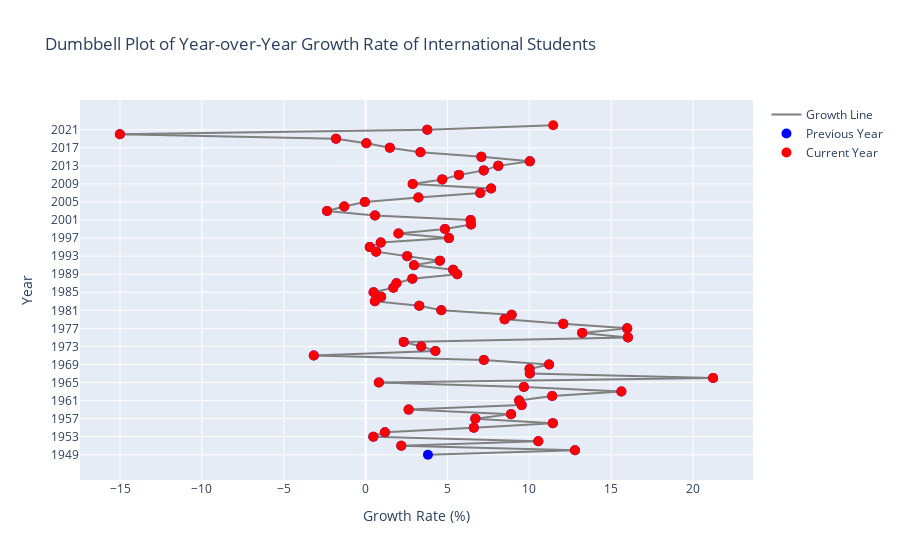

Notebook source saved alongside this figure:
### Code cell
import plotly.graph_objects as go

# Preparing the data for the dumbbell plot
previous_year = academic_df_growth['start_year'][:-1].reset_index(drop=True)
current_year = academic_df_growth['start_year'][1:].reset_index(drop=True)
previous_year_growth = academic_df_growth['students_growth'][:-1].reset_index(drop=True)
current_year_growth = academic_df_growth['students_growth'][1:].reset_index(drop=True)

# Creating the dumbbell plot
fig = go.Figure()

# Lines for each pair of years
for i in range(len(previous_year)):
    fig.add_trace(go.Scatter(x=[previous_year_growth[i], current_year_growth[i]],
                             y=[previous_year[i], current_year[i]],
                             mode='lines',
                             line_color='grey',
                             name='Growth Line',  # Custom name for the line
                             showlegend=(i == 0)))  # Show legend only for the first line

# Points for each year
fig.add_trace(go.Scatter(x=previous_year_growth, y=previous_year, mode='markers', name='Previous Year', marker=dict(color='blue', size=10)))
fig.add_trace(go.Scatter(x=current_year_growth, y=current_year, mode='markers', name='Current Year', marker=dict(color='red', size=10)))

fig.update_layout(title='Dumbbell Plot of Year-over-Year Growth Rate of International Students', xaxis_title='Growth Rate (%)', yaxis_title='Year', yaxis=dict(type='category'))
fig.show()

### Figure 1 — Plotly figure (JSON) as saved in the notebook; plotly's stock layout.template omitted (floating-point values rounded to 4 significant figures)
{"data": [{"line": {"color": "grey"}, "mode": "lines", "name": "Growth Line", "showlegend": true, "type": "scatter", "x": [3.805, 12.79], "y": [1949, 1950]}, {"line": {"color": "grey"}, "mode": "lines", "name": "Growth Line", "showlegend": false, "type": "scatter", "x": [12.79, 2.177], "y": [1950, 1951]}, {"line": {"color": "grey"}, "mode": "lines", "name": "Growth Line", "showlegend": false, "type": "scatter", "x": [2.177, 10.55], "y": [1951, 1952]}, {"line": {"color": "grey"}, "mode": "lines", "name": "Growth Line", "showlegend": false, "type": "scatter", "x": [10.55, 0.4692], "y": [1952, 1953]}, {"line": {"color": "grey"}, "mode": "lines", "name": "Growth Line", "showlegend": false, "type": "scatter", "x": [0.4692, 1.179], "y": [1953, 1954]}, {"line": {"color": "grey"}, "mode": "lines", "name": "Growth Line", "showlegend": false, "type": "scatter", "x": [1.179, 6.608], "y": [1954, 1955]}, {"line": {"color": "grey"}, "mode": "lines", "name": "Growth Line", "showlegend": false, "type": "scatter", "x": [6.608, 11.43], "y": [1955, 1956]}, {"line": {"color": "grey"}, "mode": "lines", "name": "Growth Line", "showlegend": false, "type": "scatter", "x": [11.43, 6.701], "y": [1956, 1957]}, {"line": {"color": "grey"}, "mode": "lines", "name": "Growth Line", "showlegend": false, "type": "scatter", "x": [6.701, 8.882], "y": [1957, 1958]}, {"line": {"color": "grey"}, "mode": "lines", "name": "Growth Line", "showlegend": false, "type": "scatter", "x": [8.882, 2.627], "y": [1958, 1959]}, {"line": {"color": "grey"}, "mode": "lines", "name": "Growth Line", "showlegend": false, "type": "scatter", "x": [2.627, 9.531], "y": [1959, 1960]}, {"line": {"color": "grey"}, "mode": "lines", "name": "Growth Line", "showlegend": false, "type": "scatter", "x": [9.531, 9.375], "y": [1960, 1961]}, {"line": {"color": "grey"}, "mode": "lines", "name": "Growth Line", "showlegend": false, "type": "scatter", "x": [9.375, 11.4], "y": [1961, 1962]}, {"line": {"color": "grey"}, "mode": "lines", "name": "Growth Line", "showlegend": false, "type": "scatter", "x": [11.4, 15.62], "y": [1962, 1963]}, {"line": {"color": "grey"}, "mode": "lines", "name": "Growth Line", "showlegend": false, "type": "scatter", "x": [15.62, 9.665], "y": [1963, 1964]}, {"line": {"color": "grey"}, "mode": "lines", "name": "Growth Line", "showlegend": false, "type": "scatter", "x": [9.665, 0.8093], "y": [1964, 1965]}, {"line": {"color": "grey"}, "mode": "lines", "name": "Growth Line", "showlegend": false, "type": "scatter", "x": [0.8093, 21.22], "y": [1965, 1966]}, {"line": {"color": "grey"}, "mode": "lines", "name": "Growth Line", "showlegend": false, "type": "scatter", "x": [21.22, 10.03], "y": [1966, 1967]}, {"line": {"color": "grey"}, "mode": "lines", "name": "Growth Line", "showlegend": false, "type": "scatter", "x": [10.03, 10.01], "y": [1967, 1968]}, {"line": {"color": "grey"}, "mode": "lines", "name": "Growth Line", "showlegend": false, "type": "scatter", "x": [10.01, 11.2], "y": [1968, 1969]}, {"line": {"color": "grey"}, "mode": "lines", "name": "Growth Line", "showlegend": false, "type": "scatter", "x": [11.2, 7.224], "y": [1969, 1970]}, {"line": {"color": "grey"}, "mode": "lines", "name": "Growth Line", "showlegend": false, "type": "scatter", "x": [7.224, -3.166], "y": [1970, 1971]}, {"line": {"color": "grey"}, "mode": "lines", "name": "Growth Line", "showlegend": false, "type": "scatter", "x": [-3.166, 4.261], "y": [1971, 1972]}, {"line": {"color": "grey"}, "mode": "lines", "name": "Growth Line", "showlegend": false, "type": "scatter", "x": [4.261, 3.401], "y": [1972, 1973]}, {"line": {"color": "grey"}, "mode": "lines", "name": "Growth Line", "showlegend": false, "type": "scatter", "x": [3.401, 2.326], "y": [1973, 1974]}, {"line": {"color": "grey"}, "mode": "lines", "name": "Growth Line", "showlegend": false, "type": "scatter", "x": [2.326, 16.02], "y": [1974, 1975]}, {"line": {"color": "grey"}, "mode": "lines", "name": "Growth Line", "showlegend": false, "type": "scatter", "x": [16.02, 13.23], "y": [1975, 1976]}, {"line": {"color": "grey"}, "mode": "lines", "name": "Growth Line", "showlegend": false, "type": "scatter", "x": [13.23, 15.98], "y": [1976, 1977]}, {"line": {"color": "grey"}, "mode": "lines", "name": "Growth Line", "showlegend": false, "type": "scatter", "x": [15.98, 12.07], "y": [1977, 1978]}, {"line": {"color": "grey"}, "mode": "lines", "name": "Growth Line", "showlegend": false, "type": "scatter", "x": [12.07, 8.489], "y": [1978, 1979]}, {"line": {"color": "grey"}, "mode": "lines", "name": "Growth Line", "showlegend": false, "type": "scatter", "x": [8.489, 8.919], "y": [1979, 1980]}, {"line": {"color": "grey"}, "mode": "lines", "name": "Growth Line", "showlegend": false, "type": "scatter", "x": [8.919, 4.623], "y": [1980, 1981]}, {"line": {"color": "grey"}, "mode": "lines", "name": "Growth Line", "showlegend": false, "type": "scatter", "x": [4.623, 3.275], "y": [1981, 1982]}, {"line": {"color": "grey"}, "mode": "lines", "name": "Growth Line", "showlegend": false, "type": "scatter", "x": [3.275, 0.5665], "y": [1982, 1983]}, {"line": {"color": "grey"}, "mode": "lines", "name": "Growth Line", "showlegend": false, "type": "scatter", "x": [0.5665, 0.9499], "y": [1983, 1984]}, {"line": {"color": "grey"}, "mode": "lines", "name": "Growth Line", "showlegend": false, "type": "scatter", "x": [0.9499, 0.4864], "y": [1984, 1985]}, {"line": {"color": "grey"}, "mode": "lines", "name": "Growth Line", "showlegend": false, "type": "scatter", "x": [0.4864, 1.696], "y": [1985, 1986]}, {"line": {"color": "grey"}, "mode": "lines", "name": "Growth Line", "showlegend": false, "type": "scatter", "x": [1.696, 1.882], "y": [1986, 1987]}, {"line": {"color": "grey"}, "mode": "lines", "name": "Growth Line", "showlegend": false, "type": "scatter", "x": [1.882, 2.854], "y": [1987, 1988]}, {"line": {"color": "grey"}, "mode": "lines", "name": "Growth Line", "showlegend": false, "type": "scatter", "x": [2.854, 5.595], "y": [1988, 1989]}, {"line": {"color": "grey"}, "mode": "lines", "name": "Growth Line", "showlegend": false, "type": "scatter", "x": [5.595, 5.345], "y": [1989, 1990]}, {"line": {"color": "grey"}, "mode": "lines", "name": "Growth Line", "showlegend": false, "type": "scatter", "x": [5.345, 2.958], "y": [1990, 1991]}, {"line": {"color": "grey"}, "mode": "lines", "name": "Growth Line", "showlegend": false, "type": "scatter", "x": [2.958, 4.536], "y": [1991, 1992]}, {"line": {"color": "grey"}, "mode": "lines", "name": "Growth Line", "showlegend": false, "type": "scatter", "x": [4.536, 2.538], "y": [1992, 1993]}, {"line": {"color": "grey"}, "mode": "lines", "name": "Growth Line", "showlegend": false, "type": "scatter", "x": [2.538, 0.6417], "y": [1993, 1994]}, {"line": {"color": "grey"}, "mode": "lines", "name": "Growth Line", "showlegend": false, "type": "scatter", "x": [0.6417, 0.2545], "y": [1994, 1995]}, {"line": {"color": "grey"}, "mode": "lines", "name": "Growth Line", "showlegend": false, "type": "scatter", "x": [0.2545, 0.9249], "y": [1995, 1996]}, {"line": {"color": "grey"}, "mode": "lines", "name": "Growth Line", "showlegend": false, "type": "scatter", "x": [0.9249, 5.087], "y": [1996, 1997]}, {"line": {"color": "grey"}, "mode": "lines", "name": "Growth Line", "showlegend": false, "type": "scatter", "x": [5.087, 2.006], "y": [1997, 1998]}, {"line": {"color": "grey"}, "mode": "lines", "name": "Growth Line", "showlegend": false, "type": "scatter", "x": [2.006, 4.846], "y": [1998, 1999]}, {"line": {"color": "grey"}, "mode": "lines", "name": "Growth Line", "showlegend": false, "type": "scatter", "x": [4.846, 6.439], "y": [1999, 2000]}, {"line": {"color": "grey"}, "mode": "lines", "name": "Growth Line", "showlegend": false, "type": "scatter", "x": [6.439, 6.412], "y": [2000, 2001]}, {"line": {"color": "grey"}, "mode": "lines", "name": "Growth Line", "showlegend": false, "type": "scatter", "x": [6.412, 0.5707], "y": [2001, 2002]}, {"line": {"color": "grey"}, "mode": "lines", "name": "Growth Line", "showlegend": false, "type": "scatter", "x": [0.5707, -2.356], "y": [2002, 2003]}, {"line": {"color": "grey"}, "mode": "lines", "name": "Growth Line", "showlegend": false, "type": "scatter", "x": [-2.356, -1.305], "y": [2003, 2004]}, {"line": {"color": "grey"}, "mode": "lines", "name": "Growth Line", "showlegend": false, "type": "scatter", "x": [-1.305, -0.04832], "y": [2004, 2005]}, {"line": {"color": "grey"}, "mode": "lines", "name": "Growth Line", "showlegend": false, "type": "scatter", "x": [-0.04832, 3.226], "y": [2005, 2006]}, {"line": {"color": "grey"}, "mode": "lines", "name": "Growth Line", "showlegend": false, "type": "scatter", "x": [3.226, 7.002], "y": [2006, 2007]}, {"line": {"color": "grey"}, "mode": "lines", "name": "Growth Line", "showlegend": false, "type": "scatter", "x": [7.002, 7.664], "y": [2007, 2008]}, {"line": {"color": "grey"}, "mode": "lines", "name": "Growth Line", "showlegend": false, "type": "scatter", "x": [7.664, 2.875], "y": [2008, 2009]}, {"line": {"color": "grey"}, "mode": "lines", "name": "Growth Line", "showlegend": false, "type": "scatter", "x": [2.875, 4.683], "y": [2009, 2010]}, {"line": {"color": "grey"}, "mode": "lines", "name": "Growth Line", "showlegend": false, "type": "scatter", "x": [4.683, 5.699], "y": [2010, 2011]}, {"line": {"color": "grey"}, "mode": "lines", "name": "Growth Line", "showlegend": false, "type": "scatter", "x": [5.699, 7.214], "y": [2011, 2012]}, {"line": {"color": "grey"}, "mode": "lines", "name": "Growth Line", "showlegend": false, "type": "scatter", "x": [7.214, 8.102], "y": [2012, 2013]}, {"line": {"color": "grey"}, "mode": "lines", "name": "Growth Line", "showlegend": false, "type": "scatter", "x": [8.102, 10.03], "y": [2013, 2014]}, {"line": {"color": "grey"}, "mode": "lines", "name": "Growth Line", "showlegend": false, "type": "scatter", "x": [10.03, 7.069], "y": [2014, 2015]}, {"line": {"color": "grey"}, "mode": "lines", "name": "Growth Line", "showlegend": false, "type": "scatter", "x": [7.069, 3.351], "y": [2015, 2016]}, {"line": {"color": "grey"}, "mode": "lines", "name": "Growth Line", "showlegend": false, "type": "scatter", "x": [3.351, 1.48], "y": [2016, 2017]}, {"line": {"color": "grey"}, "mode": "lines", "name": "Growth Line", "showlegend": false, "type": "scatter", "x": [1.48, 0.04631], "y": [2017, 2018]}, {"line": {"color": "grey"}, "mode": "lines", "name": "Growth Line", "showlegend": false, "type": "scatter", "x": [0.04631, -1.808], "y": [2018, 2019]}, {"line": {"color": "grey"}, "mode": "lines", "name": "Growth Line", "showlegend": false, "type": "scatter", "x": [-1.808, -15.01], "y": [2019, 2020]}, {"line": {"color": "grey"}, "mode": "lines", "name": "Growth Line", "showlegend": false, "type": "scatter", "x": [-15.01, 3.766], "y": [2020, 2021]}, {"line": {"color": "grey"}, "mode": "lines", "name": "Growth Line", "showlegend": false, "type": "scatter", "x": [3.766, 11.46], "y": [2021, 2022]}, {"marker": {"color": "blue", "size": 10}, "mode": "markers", "name": "Previous Year", "type": "scatter", "x": [3.805, 12.79, 2.177, 10.55, 0.4692, 1.179, 6.608, 11.43, 6.701, 8.882, 2.627, 9.531, 9.375, 11.4, 15.62, 9.665, 0.8093, 21.22, 10.03, 10.01, 11.2, 7.224, -3.166, 4.261, 3.401, 2.326, 16.02, 13.23, 15.98, 12.07, 8.489, 8.919, 4.623, 3.275, 0.5665, 0.9499, 0.4864, 1.696, 1.882, 2.854, 5.595, 5.345, 2.958, 4.536, 2.538, 0.6417, 0.2545, 0.9249, 5.087, 2.006, 4.846, 6.439, 6.412, 0.5707, -2.356, -1.305, -0.04832, 3.226, 7.002, 7.664, 2.875, 4.683, 5.699, 7.214, 8.102, 10.03, 7.069, 3.351, 1.48, 0.04631, -1.808, -15.01, 3.766], "y": [1949, 1950, 1951, 1952, 1953, 1954, 1955, 1956, 1957, 1958, 1959, 1960, 1961, 1962, 1963, 1964, 1965, 1966, 1967, 1968, 1969, 1970, 1971, 1972, 1973, 1974, 1975, 1976, 1977, 1978, 1979, 1980, 1981, 1982, 1983, 1984, 1985, 1986, 1987, 1988, 1989, 1990, 1991, 1992, 1993, 1994, 1995, 1996, 1997, 1998, 1999, 2000, 2001, 2002, 2003, 2004, 2005, 2006, 2007, 2008, 2009, 2010, 2011, 2012, 2013, 2014, 2015, 2016, 2017, 2018, 2019, 2020, 2021]}, {"marker": {"color": "red", "size": 10}, "mode": "markers", "name": "Current Year", "type": "scatter", "x": [12.79, 2.177, 10.55, 0.4692, 1.179, 6.608, 11.43, 6.701, 8.882, 2.627, 9.531, 9.375, 11.4, 15.62, 9.665, 0.8093, 21.22, 10.03, 10.01, 11.2, 7.224, -3.166, 4.261, 3.401, 2.326, 16.02, 13.23, 15.98, 12.07, 8.489, 8.919, 4.623, 3.275, 0.5665, 0.9499, 0.4864, 1.696, 1.882, 2.854, 5.595, 5.345, 2.958, 4.536, 2.538, 0.6417, 0.2545, 0.9249, 5.087, 2.006, 4.846, 6.439, 6.412, 0.5707, -2.356, -1.305, -0.04832, 3.226, 7.002, 7.664, 2.875, 4.683, 5.699, 7.214, 8.102, 10.03, 7.069, 3.351, 1.48, 0.04631, -1.808, -15.01, 3.766, 11.46], "y": [1950, 1951, 1952, 1953, 1954, 1955, 1956, 1957, 1958, 1959, 1960, 1961, 1962, 1963, 1964, 1965, 1966, 1967, 1968, 1969, 1970, 1971, 1972, 1973, 1974, 1975, 1976, 1977, 1978, 1979, 1980, 1981, 1982, 1983, 1984, 1985, 1986, 1987, 1988, 1989, 1990, 1991, 1992, 1993, 1994, 1995, 1996, 1997, 1998, 1999, 2000, 2001, 2002, 2003, 2004, 2005, 2006, 2007, 2008, 2009, 2010, 2011, 2012, 2013, 2014, 2015, 2016, 2017, 2018, 2019, 2020, 2021, 2022]}], "layout": {"title": {"text": "Dumbbell Plot of Year-over-Year Growth Rate of International Students"}, "xaxis": {"title": {"text": "Growth Rate (%)"}}, "yaxis": {"title": {"text": "Year"}, "type": "category"}}}
